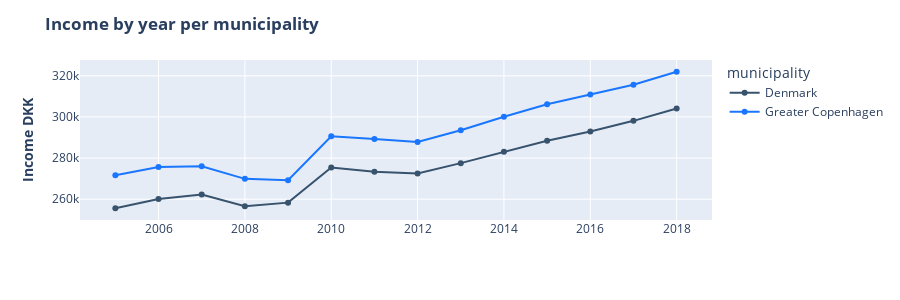

The cell this chart's notebook holds for it:
### Markdown cell above
### Timelines for Income, Days in Hospital and # of Hospitalizations

### Code cell
# Group the data by 'year' and 'municipality', then calculate the sum of 'weighted_inc_mun' for each group
df_income = df_cop_dk.groupby(['year', 'municipality'])['weighted_inc_mun'].sum().reset_index(name='count')

# Create a line chart using Plotly Express, with 'year' on the x-axis, 'count' on the y-axis, and colored by 'municipality'
fig = px.line(df_income, x='year', y='count', color='municipality', markers=True, width=900, height=300)  # Adding markers to the line plot for better visibility of data points

# update line colors to rgb(55, 83, 109) for Denmark and rgb(26, 118, 255) for Greater Copenhagen
fig.update_traces(line_color='rgb(55, 83, 109)', selector=dict(name='Denmark'))
fig.update_traces(line_color='rgb(26, 118, 255)', selector=dict(name='Greater Copenhagen'))

# Edit the layout
fig.update_layout(title='<b>Income by year per municipality<b>',
                   xaxis_title='',
                   yaxis_title='<b>Income DKK<b>')

fig.show()

### Figure 1 — Plotly figure (JSON) as saved in the notebook; plotly's stock layout.template omitted (floating-point values rounded to 4 significant figures)
{"data": [{"hovertemplate": "municipality=Denmark<br>year=%{x}<br>count=%{y}<extra></extra>", "legendgroup": "Denmark", "line": {"color": "rgb(55, 83, 109)", "dash": "solid"}, "marker": {"symbol": "circle"}, "mode": "markers+lines", "name": "Denmark", "orientation": "v", "showlegend": true, "type": "scatter", "x": [2005, 2006, 2007, 2008, 2009, 2010, 2011, 2012, 2013, 2014, 2015, 2016, 2017, 2018], "xaxis": "x", "y": [255600.0, 260100.0, 262300.0, 256600.0, 258300.0, 275400.0, 273400.0, 272500.0, 277500.0, 283100.0, 288400.0, 293000.0, 298100.0, 304100.0], "yaxis": "y"}, {"hovertemplate": "municipality=Greater Copenhagen<br>year=%{x}<br>count=%{y}<extra></extra>", "legendgroup": "Greater Copenhagen", "line": {"color": "rgb(26, 118, 255)", "dash": "solid"}, "marker": {"symbol": "circle"}, "mode": "markers+lines", "name": "Greater Copenhagen", "orientation": "v", "showlegend": true, "type": "scatter", "x": [2005, 2006, 2007, 2008, 2009, 2010, 2011, 2012, 2013, 2014, 2015, 2016, 2017, 2018], "xaxis": "x", "y": [271700.0, 275700.0, 276100.0, 269900.0, 269200.0, 290600.0, 289300.0, 287900.0, 293500.0, 300100.0, 306200.0, 310900.0, 315700.0, 322000.0], "yaxis": "y"}], "layout": {"height": 300, "legend": {"title": {"text": "municipality"}, "tracegroupgap": 0}, "margin": {"t": 60}, "title": {"text": "<b>Income by year per municipality<b>"}, "width": 900, "xaxis": {"anchor": "y", "domain": [0, 1], "title": {"text": ""}}, "yaxis": {"anchor": "x", "domain": [0, 1], "title": {"text": "<b>Income DKK<b>"}}}}
